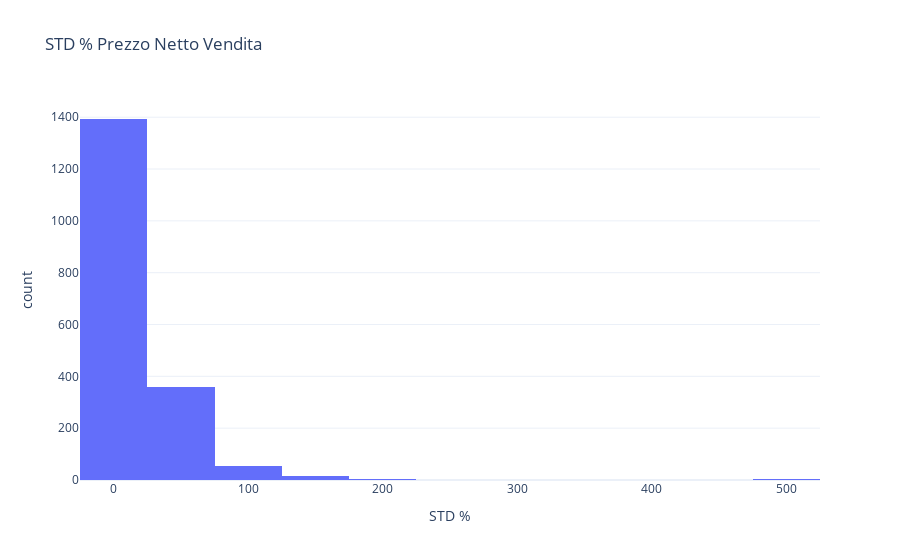

Notebook code for this chart:
### Code cell
fig = px.histogram(df_prezzi_vendita, x='STD %', template='plotly_white', title='STD % Prezzo Netto Vendita', nbins=20)
fig.show()

### Figure 1 — Plotly figure (JSON) as saved in the notebook; plotly's stock layout.template omitted (floating-point values rounded to 4 significant figures; data arrays with more than 128 entries replaced by an {"elided": "..."} marker saying what was removed)
{"data": [{"alignmentgroup": "True", "bingroup": "x", "hovertemplate": "STD %=%{x}<br>count=%{y}<extra></extra>", "legendgroup": "", "marker": {"color": "#636efa", "pattern": {"shape": ""}}, "name": "", "nbinsx": 20, "offsetgroup": "", "orientation": "v", "showlegend": false, "type": "histogram", "x": {"elided": "10996 float values"}, "xaxis": "x", "yaxis": "y"}], "layout": {"barmode": "relative", "legend": {"tracegroupgap": 0}, "title": {"text": "STD % Prezzo Netto Vendita"}, "xaxis": {"anchor": "y", "domain": [0, 1], "title": {"text": "STD %"}}, "yaxis": {"anchor": "x", "domain": [0, 1], "title": {"text": "count"}}}}
